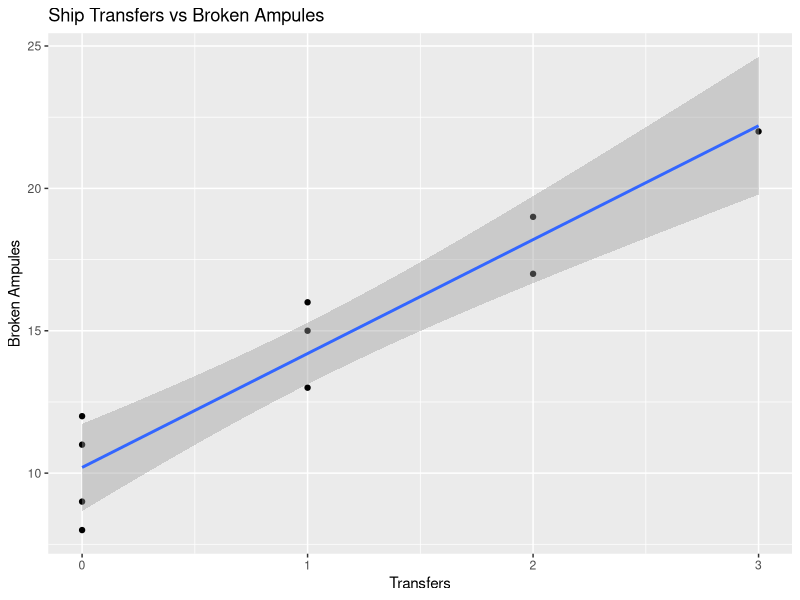

R code for this plot:
## ---- chunk 1
knitr::opts_chunk$set(echo = TRUE)
library(ggplot2)
## ---- chunk 2
# create dataframe
freight_data_df <- data.frame(ship_route = c(1,0,2,0,3,1,0,1,2,0)
                              , ampules = c(16,9,17,12,22,13,8,15,19,11))

# fit model
lmfit <- lm(ampules~ship_route, freight_data_df)

# plot scatterplot and estimated regression line
ggplot(freight_data_df, aes(x=ship_route, y=ampules)) + 
  geom_point()+
  geom_smooth(method=lm) +
  ggtitle("Ship Transfers vs Broken Ampules") +
  xlab("Transfers") +
  ylab("Broken Ampules")
## ---- chunk 3
# print summary to get coeffienient estimates
model_summary <- summary(lmfit)
model_summary

# plug in values for beta_hats
b_0 <- 10.2
b_1 <- 4

# estimate value at x=1
y1 <- b_0 + b_1*1

# print results
print(paste0("Point estimate for X=1: ", y1 ))
## ---- chunk 4
# get point estimate for X=2
y2 <- b_0 + b_1*2

# get increase
delta <- y2 - y1

print(paste0("Increase of broken Ampules from X=1 to X=2: ", delta))
## ---- chunk 5
# find x_bar
x_bar <- mean(freight_data_df$ship_route)

print(paste0("x_bar: ", x_bar))

# find y_bar
y_bar <- mean(freight_data_df$ampules)

print(paste0("y_bar: ", y_bar))
## ---- chunk 6
# 95% confidence interval for beta_1
confint(lmfit, "ship_route", level=0.95)
## ---- chunk 7
# one sided t-test, gets p-values for coefficients
pt(coef(model_summary)[, 3], lmfit$df, lower = FALSE)

# stack exchange reference
# https://stats.stackexchange.com/questions/325354/if-and-how-to-use-one-tailed-testing-in-multiple-regression

## ---- chunk 8
# 95% confidence interval for beta_0
confint(lmfit, "(Intercept)", level=0.95)
## ---- chunk 9
# extract standard error
b_0_sigma <- model_summary$coefficients[1,2]

# sample size
n <- 10

# calc Sxx
sxx <- sum((freight_data_df$ship_route - x_bar)^2)

# test stat formula
test_stat <- (b_0 - 9)/sqrt(b_0_sigma^2*((1/n)+(x_bar^2)/sxx))

# get p-value
p_val <- pt(test_stat, df = 8, lower = FALSE)

print(paste0("The p_value is: ", p_val))
## ---- chunk 10
# get data ready for x=2
new_data1 <- data.frame(ship_route=2)

# 99% condifence interval for data
predict(lmfit, new_data1, interval = "confidence", level = 0.99)

# settoing x = 4
new_data2 <- data.frame(ship_route=4)

# 99% c.i. for x = 2
predict(lmfit, new_data2, interval = "confidence", level = 0.99)
## ---- chunk 11
# set data for preditcion
predict_data <- data.frame(ship_route=2)

# make prediction
predict(lmfit, predict_data, interval = "predict", level = 0.99)
## ---- chunk 12
# set data for preditcion
predict_data <- data.frame(ship_route=c(2,2,2))

# make prediction
predict(lmfit, predict_data, interval = "predict", level = 0.99, df=8)
## ---- chunk 13
anova_table <- anova(lmfit)
anova_table
## ---- chunk 14
f_val <- summary(lmfit)$"fstatistic"[1]

t_val <- sqrt(summary(lmfit)$"fstatistic"[1])

print(paste0("F* is: ", f_val))
print(paste0("sqrt(F*): ", t_val))
## ---- chunk 15
# grab r squared value
r_squared <- summary(lmfit)$r.squared

# take square root to get r
r <- sqrt(r_squared)

# print results
print(paste0("r squared is: ", r_squared))
print(paste0("r is: ", r))
